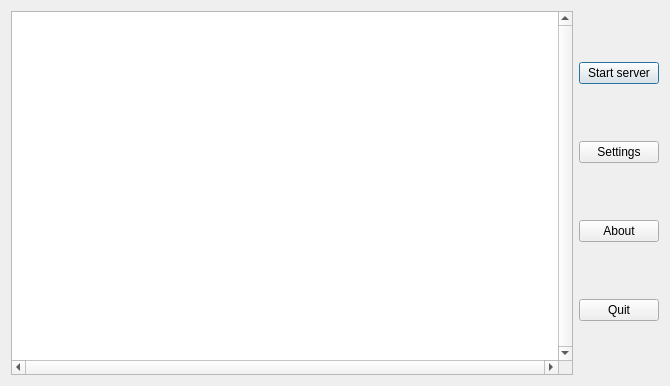
<?xml version="1.0" encoding="UTF-8"?>
<ui version="4.0">
 <class>MainDialog</class>
 <widget class="QDialog" name="MainDialog">
  <property name="geometry">
   <rect>
    <x>0</x>
    <y>0</y>
    <width>670</width>
    <height>386</height>
   </rect>
  </property>
  <property name="windowTitle">
   <string>Image Server</string>
  </property>
  <layout class="QGridLayout" name="gridLayout">
   <item row="0" column="0">
    <layout class="QHBoxLayout" name="horizontalLayout">
     <item>
      <layout class="QVBoxLayout" name="verticalLayout_2">
       <item>
        <widget class="QListWidget" name="listWidget">
         <property name="verticalScrollBarPolicy">
          <enum>Qt::ScrollBarAlwaysOn</enum>
         </property>
         <property name="horizontalScrollBarPolicy">
          <enum>Qt::ScrollBarAlwaysOn</enum>
         </property>
        </widget>
       </item>
      </layout>
     </item>
     <item>
      <layout class="QVBoxLayout" name="verticalLayout">
       <item>
        <widget class="QPushButton" name="startButton">
         <property name="text">
          <string>Start server</string>
         </property>
        </widget>
       </item>
       <item>
        <widget class="QPushButton" name="settingsButton">
         <property name="text">
          <string>Settings</string>
         </property>
        </widget>
       </item>
       <item>
        <widget class="QPushButton" name="aboutButton">
         <property name="text">
          <string>About</string>
         </property>
        </widget>
       </item>
       <item>
        <widget class="QPushButton" name="quitButton">
         <property name="text">
          <string>Quit</string>
         </property>
        </widget>
       </item>
      </layout>
     </item>
    </layout>
   </item>
  </layout>
 </widget>
 <layoutdefault spacing="6" margin="11"/>
 <resources/>
 <connections/>
</ui>
